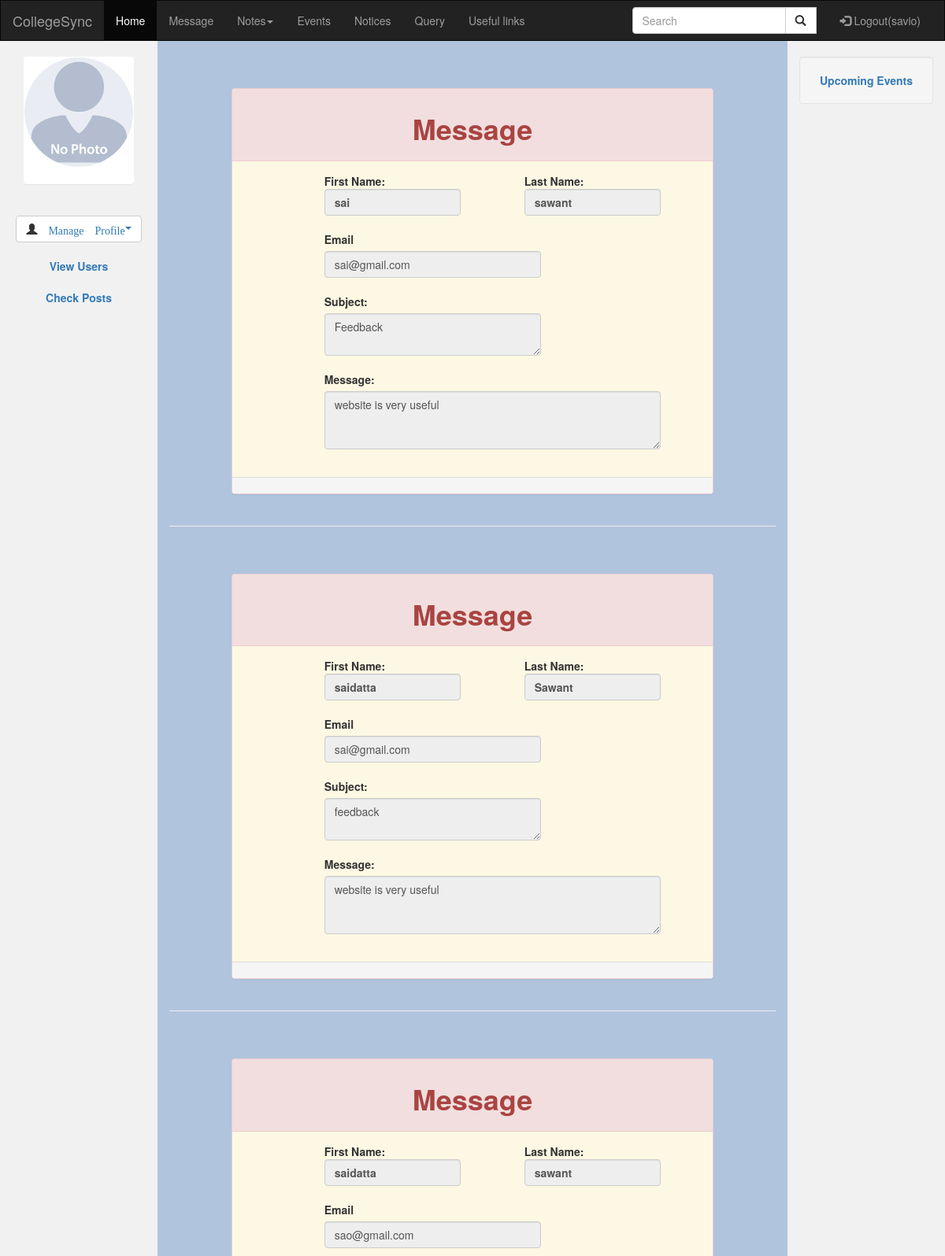
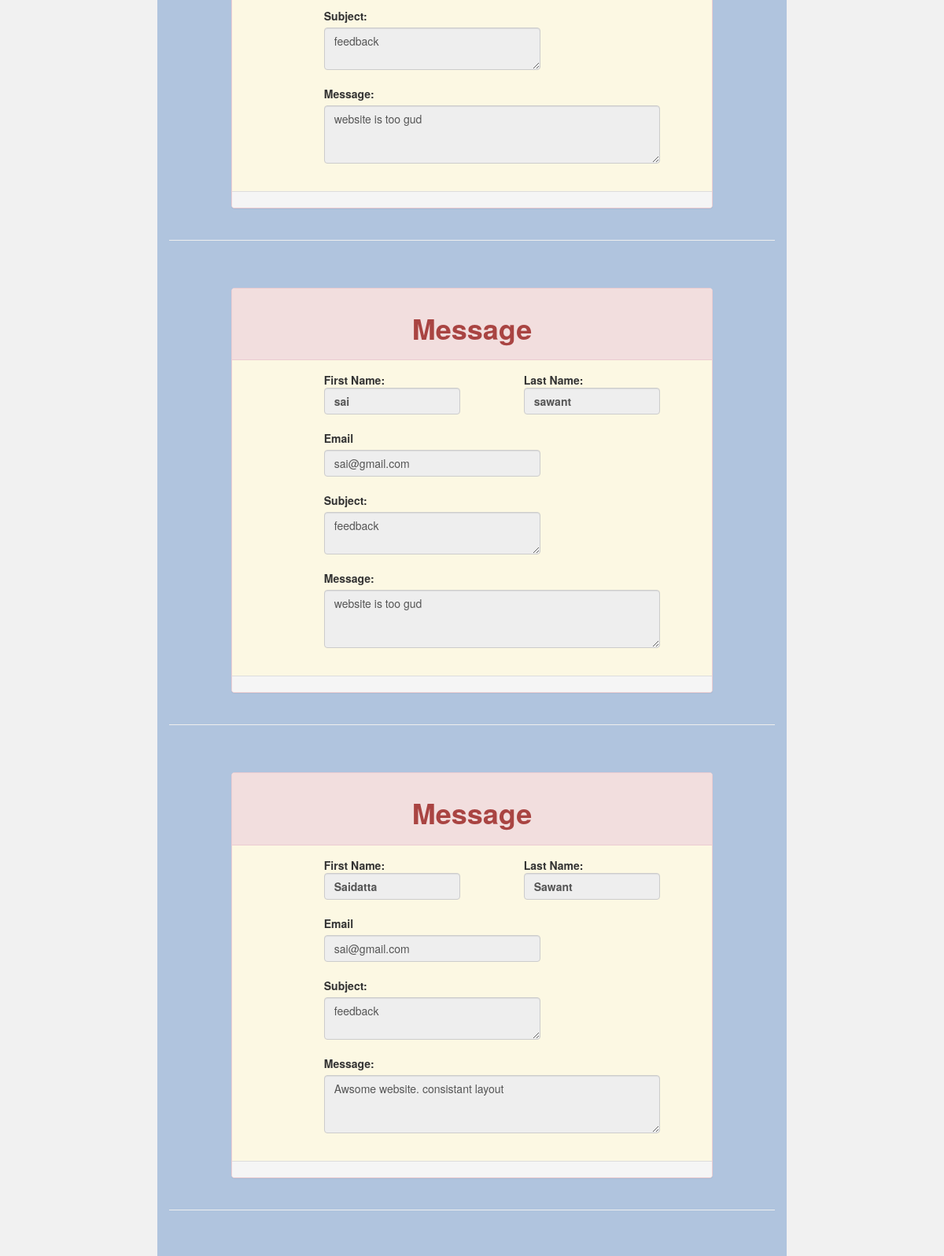
The app's page /ADMIN/message.php (signed in, upper part) with its own data (2 pictures, top to bottom).
### tables this page shows
CREATE TABLE IF NOT EXISTS `feedback` (
  `fd_id` int(11) NOT NULL AUTO_INCREMENT,
  `F_name` varchar(20) NOT NULL,
  `L_name` varchar(20) NOT NULL,
  `E_mail` varchar(30) NOT NULL,
  `Subject` varchar(100) NOT NULL,
  `Message` text NOT NULL,
  `status` int(1) NOT NULL DEFAULT '0',
  PRIMARY KEY (`fd_id`)
);

### ADMIN/message.php (the view, shortened to what this page needs)
<!DOCTYPE html>
<html lang="en">
<head>
  <link rel="stylesheet" href="https://maxcdn.bootstrapcdn.com/bootstrap/3.3.7/css/bootstrap.min.css">
</head>
<body style="background:  #B0C4DE;">
<?php
include("nav.php");
include("leftside1.php");
?>
<div class="col-sm-8 text-left"> <br/>
        <?php
           $query="SELECT * from feedback  order by fd_id desc limit 7";
           $res=mysql_query($query);
           while ($row=mysql_fetch_row($res))
           {
              echo"
              <br>
              <br>
<div class='container-fluid ' >
  <div class='row'>
    <div class='col-sm-offset-1 col-sm-10'>
      <div class='panel panel-danger' >
        <div class='panel-heading '>
          <div class='row'>
            <div class='col-sm-4 col-sm-offset-4'>
              <center><h1><strong>Message</strong></h1></center>
            </div>
            </div>
          </div>
          <div class='panel-body bg-warning' >
            <div class='row'>
              <div class='col-sm-4 col-sm-offset-2'>
                <strong>First Name:<input type='text' class='form-control' value='$row[1]' disabled ></strong>
                <br>
              </div>
              <div class='col-sm-4 col-sm-offset-1'>
                <strong>Last Name:<input type='text' class='form-control' value='$row[2]' disabled ></strong>
              </div>
            </div>
            <div class='row'>
              <div class='col-sm-6 col-sm-offset-2'>
                <label class='pull-center'><strong>Email</strong></label>
                <input type='text' name='' value='$row[3]' class='form-control' disabled><br/>
              </div>
            </div>
            <div class='row'>
              <div class='col-sm-6 col-sm-offset-2'>
                <label><strong disabled>Subject:</strong></label><br>
                <textarea rows='2' cols='40'class='form-control' disabled>$row[4]</textarea >
              </div>
            </div>
            <div class='row'>
              <div class='col-sm-9 col-sm-offset-2'>
                <label><br/><strong>Message:</strong></label><br/>
                <textarea class='form-control' rows='3' disabled>$row[5]</textarea ><br/>
              </div>
            </div>
          </div>
        <div class='panel-footer bg-danger'>
        </div>
      </div>
    </div>
  </div>
</div>
<hr/>
";}
?>
    </div>
<?php
include("rightside.php");
?>
</body>
</html>

### ADMIN/nav.php (shortened to what this page needs)
<?php
	$id=$_SESSION['id'];
           $query="SELECT * from admin where admin_id='$id' ";
    $res=mysql_query($query);
    $row=mysql_fetch_row($res);
?>
<!DOCTYPE html>
<html>
<head>
</head>
<body>
	<nav class="navbar navbar-inverse">
  <div class="container-fluid">
    <div class="navbar-header">
      <a class="navbar-brand" href="home.php">CollegeSync</a>
    </div>
    <div class="collapse navbar-collapse" id="myNavbar">
      <ul class="nav navbar-nav">
        <li class="active"><a href="home.php" class="">Home</a></li>
        <li><a href="message.php" id="msg" name="msg"><span class="label label-pill label-danger count1" style="border-radius:10px;"></span>Message</a></li>
        <li class="dropdown">
          <a class="dropdown-toggle" data-toggle="dropdown" href="#"><span class=''></span> Notes<span class="caret"></span></a>
        </li>
         <li><a href="adminevent.php">Events</a></li>
        <li><a href="adminnotice.php">Notices</a></li>
        <li><a href="query.php">Query</a></li>
        <li><a href="usefullink.php">Useful links</a></li>
      </ul>
       <ul class="nav navbar-nav navbar-right">
          <li><a href="logout.php"><span class="glyphicon glyphicon-log-in"></span> Logout(<?php echo $row[1];?>)</a></li>
        </ul>
        <form class="navbar-form navbar-right" method="GET" name="cs_search" action="search.php">
        <div class="input-group">
          <input type="text" class="form-control" placeholder="Search" id="Search1" name="Search1" onkeyup="searching();">
          <div class="input-group-btn">
            <button class="btn btn-default" type="submit" onclick="fn();">
              <span class="glyphicon glyphicon-search"></span>
            </button>
            </div>
          </div>
        </form>
          </div>
  </div>
</nav>
</body>
</html>

### ADMIN/message.php (style rules this page uses)
.navbar { margin-bottom: 0; border-radius: 0; }

### ADMIN/nav.php (style rules this page uses)
.dropdown { position: relative; display: inline-block; }

### records on screen
feedback: F_name "sai", L_name "sawant", E_mail "sai@gmail.com", Subject "Feedback", Message "website is very useful"
feedback: F_name "saidatta", L_name "Sawant", E_mail "sai@gmail.com", Subject "feedback", Message "website is very useful"
feedback: F_name "saidatta", L_name "sawant", E_mail "sao@gmail.com", Subject "feedback", Message "website is too gud"
feedback: F_name "sai", L_name "sawant", E_mail "sai@gmail.com", Subject "feedback", Message "website is too gud"
feedback: F_name "Saidatta", L_name "Sawant", E_mail "sai@gmail.com", Subject "feedback", Message "Awsome website. consistant layout"

### other values on screen
$row[1] "savio"
